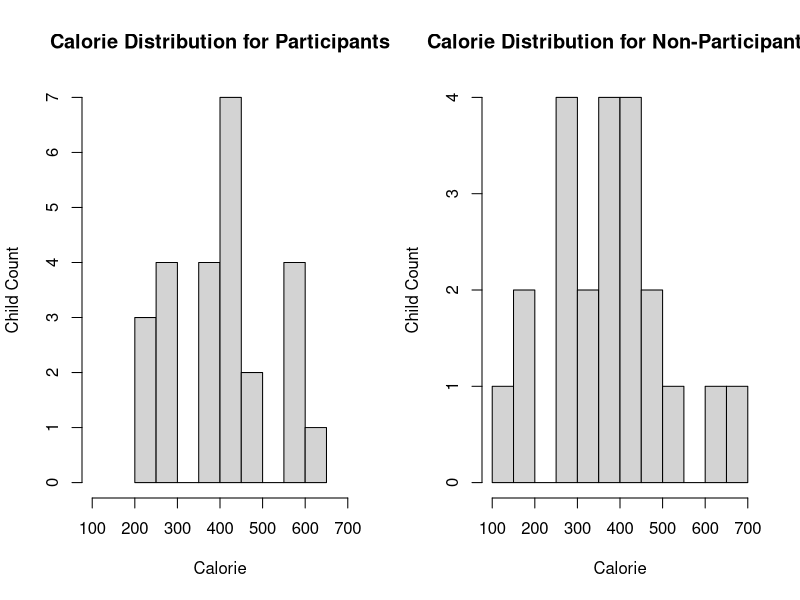

Here is the R script that generated this plot:
## ---- chunk 1
knitr::opts_chunk$set(echo = TRUE)
library(kableExtra)
## ---- chunk 2
kid_cal <- read.csv("kid_cal.csv")
Kid_meal <- kid_cal$Calories[kid_cal$trt == T]
Kid_no_meal <- kid_cal$Calories[kid_cal$trt == F]

IQparticipant <- 1.5*(quantile(Kid_meal,.75)[[1]]-quantile(Kid_meal,.25)[[1]])
outlierMeal <- Kid_meal < quantile(Kid_meal,.25)[[1]]-IQparticipant | Kid_meal > quantile(Kid_meal, .75)[[1]]+IQparticipant
#sum(outlierMeal) There are no outliers
mealFrame <- data.frame(
  Mean = mean(Kid_meal),
  Median = median(Kid_meal),
  SD = sd(Kid_meal),
  First_Quantile = quantile(Kid_meal,.25)[[1]],
  Third_Quantile = quantile(Kid_meal,.75)[[1]],
  Min = min(Kid_meal),
  Max = max(Kid_meal),
  outlier = "NULL"
)

IQNonparticipant <- 1.5*(quantile(Kid_no_meal,.75)[[1]]-quantile(Kid_no_meal,.25)[[1]])
outlierNoMeal <- Kid_no_meal< quantile(Kid_no_meal,.25)[[1]]-IQNonparticipant | Kid_no_meal > quantile(Kid_no_meal,.75)[[1]]+IQNonparticipant

noMealFrame <- data.frame(
  Mean = mean(Kid_no_meal),
  Median = median(Kid_no_meal),
  SD = sd(Kid_no_meal),
  First_Quantile = quantile(Kid_no_meal,.25)[[1]],
  Third_Quantile = quantile(Kid_no_meal,.75)[[1]],
  Min = min(Kid_no_meal),
  Max = max(Kid_no_meal),
  outliner = Kid_no_meal[outlierNoMeal]
)

## ---- chunk 3
(mealTable <- kable(mealFrame,"simple"))
## ---- chunk 4
(nomealTable <- kable(noMealFrame,"simple"))
## ---- chunk 5
par(mfrow = c(1,2))
hist(Kid_meal, main = "Calorie Distribution for Participants", 
     xlab = "Calorie", ylab = "Child Count",breaks = 10, xlim = c(100,700))
hist(Kid_no_meal, main = "Calorie Distribution for Non-Participants", 
     xlab = "Calorie", ylab = "Child Count",breaks = 10, xlim=c(100,700))
## ---- chunk 6
alpha <- 0.05
n <- length(Kid_meal)
## ---- chunk 7
xbar <- mean(Kid_meal)
S <- sd(Kid_meal)
t <- (xbar - 425)*sqrt(25)/S
## ---- chunk 8
meal_test <- t.test(Kid_meal,conf.level = .9)
## ---- chunk 9
t_5 <- (mean(Kid_meal)-mean(Kid_no_meal))/sqrt(sd(Kid_meal)^2/25+sd(Kid_no_meal)^2/22)
